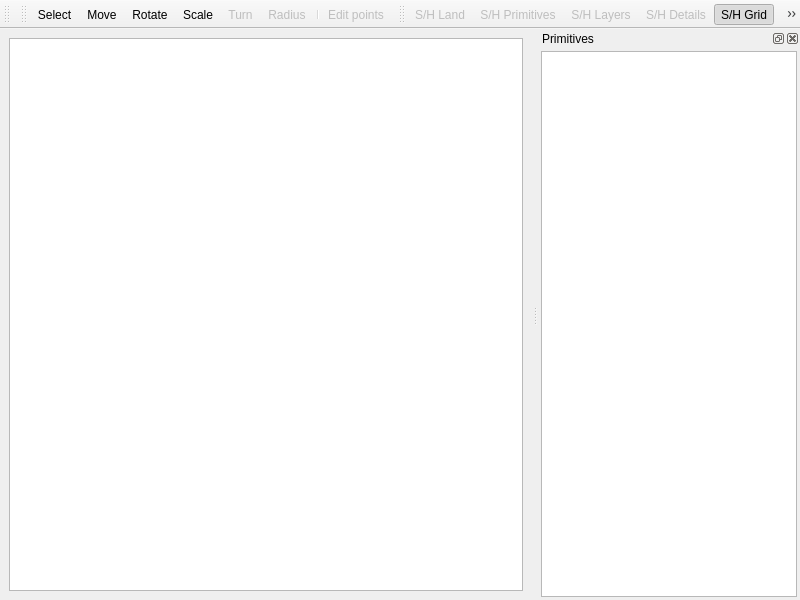
<?xml version="1.0" encoding="UTF-8"?>
<ui version="4.0">
 <class>WorldEditorWindow</class>
 <widget class="QMainWindow" name="WorldEditorWindow">
  <property name="geometry">
   <rect>
    <x>0</x>
    <y>0</y>
    <width>800</width>
    <height>600</height>
   </rect>
  </property>
  <property name="windowTitle">
   <string>MainWindow</string>
  </property>
  <property name="windowIcon">
   <iconset resource="world_editor.qrc">
    <normaloff>:/icons/ic_nel_world_editor.png</normaloff>:/icons/ic_nel_world_editor.png</iconset>
  </property>
  <widget class="QWidget" name="centralwidget">
   <layout class="QGridLayout" name="gridLayout">
    <item row="0" column="0">
     <widget class="LandscapeEditor::LandscapeView" name="graphicsView">
      <property name="interactive">
       <bool>true</bool>
      </property>
      <property name="alignment">
       <set>Qt::AlignLeading|Qt::AlignLeft|Qt::AlignTop</set>
      </property>
      <property name="dragMode">
       <enum>QGraphicsView::NoDrag</enum>
      </property>
      <property name="transformationAnchor">
       <enum>QGraphicsView::AnchorUnderMouse</enum>
      </property>
      <property name="resizeAnchor">
       <enum>QGraphicsView::AnchorUnderMouse</enum>
      </property>
      <property name="viewportUpdateMode">
       <enum>QGraphicsView::BoundingRectViewportUpdate</enum>
      </property>
      <property name="optimizationFlags">
       <set>QGraphicsView::DontAdjustForAntialiasing|QGraphicsView::DontClipPainter</set>
      </property>
     </widget>
    </item>
   </layout>
  </widget>
  <widget class="QToolBar" name="fileToolBar">
   <property name="windowTitle">
    <string>toolBar</string>
   </property>
   <attribute name="toolBarArea">
    <enum>TopToolBarArea</enum>
   </attribute>
   <attribute name="toolBarBreak">
    <bool>false</bool>
   </attribute>
  </widget>
  <widget class="QToolBar" name="worldEditToolBar">
   <property name="windowTitle">
    <string>toolBar</string>
   </property>
   <attribute name="toolBarArea">
    <enum>TopToolBarArea</enum>
   </attribute>
   <attribute name="toolBarBreak">
    <bool>false</bool>
   </attribute>
   <addaction name="selectAction"/>
   <addaction name="moveAction"/>
   <addaction name="rotateAction"/>
   <addaction name="scaleAction"/>
   <addaction name="turnAction"/>
   <addaction name="radiusAction"/>
   <addaction name="separator"/>
   <addaction name="pointsAction"/>
  </widget>
  <widget class="QDockWidget" name="treePrimitivesDockWidget">
   <property name="windowTitle">
    <string>Primitives</string>
   </property>
   <attribute name="dockWidgetArea">
    <number>2</number>
   </attribute>
   <widget class="QWidget" name="dockWidgetContents">
    <layout class="QGridLayout" name="gridLayout_2">
     <property name="margin">
      <number>3</number>
     </property>
     <property name="spacing">
      <number>3</number>
     </property>
     <item row="0" column="0">
      <widget class="WorldEditor::PrimitivesView" name="treePrimitivesView">
       <property name="alternatingRowColors">
        <bool>true</bool>
       </property>
       <property name="selectionMode">
        <enum>QAbstractItemView::ExtendedSelection</enum>
       </property>
       <attribute name="headerCascadingSectionResizes">
        <bool>true</bool>
       </attribute>
       <attribute name="headerDefaultSectionSize">
        <number>250</number>
       </attribute>
      </widget>
     </item>
    </layout>
   </widget>
  </widget>
  <widget class="QToolBar" name="shToolBar">
   <property name="windowTitle">
    <string>toolBar</string>
   </property>
   <attribute name="toolBarArea">
    <enum>TopToolBarArea</enum>
   </attribute>
   <attribute name="toolBarBreak">
    <bool>false</bool>
   </attribute>
   <addaction name="visibleLandAction"/>
   <addaction name="visiblePrimitivesAction"/>
   <addaction name="visibleLayersAction"/>
   <addaction name="visibleDetailsAction"/>
   <addaction name="visibleGridAction"/>
   <addaction name="visibleGridPointsAction"/>
   <addaction name="separator"/>
   <addaction name="settingsAction"/>
  </widget>
  <action name="loadPrimitiveAction">
   <property name="text">
    <string>loadPrimitive</string>
   </property>
  </action>
  <action name="newPrimitiveAction">
   <property name="text">
    <string>newPrimitive</string>
   </property>
  </action>
  <action name="loadLandAction">
   <property name="icon">
    <iconset resource="../landscape_editor/landscape_editor.qrc">
     <normaloff>:/icons/ic_nel_zonel.png</normaloff>:/icons/ic_nel_zonel.png</iconset>
   </property>
   <property name="text">
    <string>loadLand</string>
   </property>
  </action>
  <action name="settingsAction">
   <property name="icon">
    <iconset resource="../landscape_editor/landscape_editor.qrc">
     <normaloff>:/icons/ic_nel_landscape_settings.png</normaloff>:/icons/ic_nel_landscape_settings.png</iconset>
   </property>
   <property name="text">
    <string>Settings</string>
   </property>
  </action>
  <action name="visibleLandAction">
   <property name="checkable">
    <bool>true</bool>
   </property>
   <property name="enabled">
    <bool>false</bool>
   </property>
   <property name="text">
    <string>S/H Land</string>
   </property>
  </action>
  <action name="visiblePrimitivesAction">
   <property name="checkable">
    <bool>true</bool>
   </property>
   <property name="enabled">
    <bool>false</bool>
   </property>
   <property name="text">
    <string>S/H Primitives</string>
   </property>
  </action>
  <action name="visibleLayersAction">
   <property name="checkable">
    <bool>true</bool>
   </property>
   <property name="enabled">
    <bool>false</bool>
   </property>
   <property name="text">
    <string>S/H Layers</string>
   </property>
  </action>
  <action name="visibleDetailsAction">
   <property name="checkable">
    <bool>true</bool>
   </property>
   <property name="enabled">
    <bool>false</bool>
   </property>
   <property name="text">
    <string>S/H Details</string>
   </property>
  </action>
  <action name="visibleGridAction">
   <property name="checkable">
    <bool>true</bool>
   </property>
   <property name="checked">
    <bool>true</bool>
   </property>
   <property name="enabled">
    <bool>true</bool>
   </property>
   <property name="icon">
    <iconset resource="../landscape_editor/landscape_editor.qrc">
     <normaloff>:/icons/ic_grid.png</normaloff>:/icons/ic_grid.png</iconset>
   </property>
   <property name="text">
    <string>S/H Grid</string>
   </property>
  </action>
  <action name="visibleGridPointsAction">
   <property name="checkable">
    <bool>true</bool>
   </property>
   <property name="enabled">
    <bool>false</bool>
   </property>
   <property name="text">
    <string>S/H Grid points</string>
   </property>
  </action>
  <action name="newWorldEditAction">
   <property name="text">
    <string>New World Edit file</string>
   </property>
  </action>
  <action name="saveWorldEditAction">
   <property name="text">
    <string>Save World Edit file</string>
   </property>
  </action>
  <action name="selectAction">
   <property name="checkable">
    <bool>true</bool>
   </property>
   <property name="icon">
    <iconset resource="world_editor.qrc">
     <normaloff>:/icons/ic_nel_select.png</normaloff>:/icons/ic_nel_select.png</iconset>
   </property>
   <property name="text">
    <string>Select</string>
   </property>
  </action>
  <action name="moveAction">
   <property name="checkable">
    <bool>true</bool>
   </property>
   <property name="icon">
    <iconset resource="world_editor.qrc">
     <normaloff>:/icons/ic_nel_move.png</normaloff>:/icons/ic_nel_move.png</iconset>
   </property>
   <property name="text">
    <string>Move</string>
   </property>
  </action>
  <action name="rotateAction">
   <property name="checkable">
    <bool>true</bool>
   </property>
   <property name="icon">
    <iconset resource="world_editor.qrc">
     <normaloff>:/icons/ic_nel_rotate.png</normaloff>:/icons/ic_nel_rotate.png</iconset>
   </property>
   <property name="text">
    <string>Rotate</string>
   </property>
  </action>
  <action name="scaleAction">
   <property name="checkable">
    <bool>true</bool>
   </property>
   <property name="icon">
    <iconset resource="world_editor.qrc">
     <normaloff>:/icons/ic_nel_scale.png</normaloff>:/icons/ic_nel_scale.png</iconset>
   </property>
   <property name="text">
    <string>Scale</string>
   </property>
  </action>
  <action name="turnAction">
   <property name="checkable">
    <bool>true</bool>
   </property>
   <property name="enabled">
    <bool>false</bool>
   </property>
   <property name="icon">
    <iconset resource="world_editor.qrc">
     <normaloff>:/icons/ic_nel_turn.png</normaloff>:/icons/ic_nel_turn.png</iconset>
   </property>
   <property name="text">
    <string>Turn</string>
   </property>
  </action>
  <action name="radiusAction">
   <property name="checkable">
    <bool>true</bool>
   </property>
   <property name="enabled">
    <bool>false</bool>
   </property>
   <property name="text">
    <string>Radius</string>
   </property>
  </action>
  <action name="pointsAction">
   <property name="checkable">
    <bool>true</bool>
   </property>
   <property name="enabled">
    <bool>false</bool>
   </property>
   <property name="text">
    <string>Edit points</string>
   </property>
  </action>
  <action name="projectSettingsAction">
   <property name="icon">
    <iconset resource="../landscape_editor/landscape_editor.qrc">
     <normaloff>:/icons/ic_nel_landscape_settings.png</normaloff>:/icons/ic_nel_landscape_settings.png</iconset>
   </property>
   <property name="text">
    <string>Project settings</string>
   </property>
  </action>
 </widget>
 <customwidgets>
  <customwidget>
   <class>LandscapeEditor::LandscapeView</class>
   <extends>QGraphicsView</extends>
   <header>../landscape_editor/landscape_view.h</header>
  </customwidget>
  <customwidget>
   <class>WorldEditor::PrimitivesView</class>
   <extends>QTreeView</extends>
   <header>primitives_view.h</header>
  </customwidget>
 </customwidgets>
 <resources>
  <include location="world_editor.qrc"/>
  <include location="../landscape_editor/landscape_editor.qrc"/>
 </resources>
 <connections/>
</ui>
